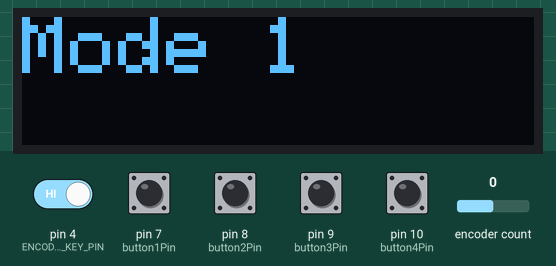
Recording of a sketch running on a simulated Arduino Leonardo, built with avr-gcc and run on an emulated ATmega32U4. Shown: 128×32 one-colour display. The test bench sets the inputs (shaded band); at power-on: pin 4 (ENCODER_KEY_PIN), pin 7 (button1Pin), pin 8 (button2Pin), pin 9 (button3Pin), pin 10 (button4Pin) HIGH, encoder count 0. USB keyboard and mouse output is not drawn.

Above: at 1.2 s.
1.3 s: pin 4 (ENCODER_KEY_PIN) driven LOW
At 1.45 s:
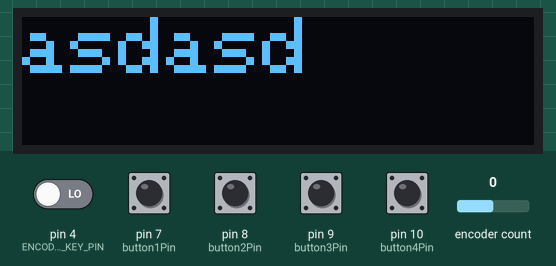
At 2.52 s:
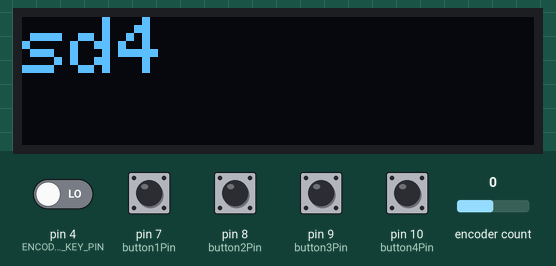
3.6 s: pin 4 (ENCODER_KEY_PIN) driven HIGH
Timing chart, 0 to 6.6 s (numbered marks = the images above; inputs shaded):
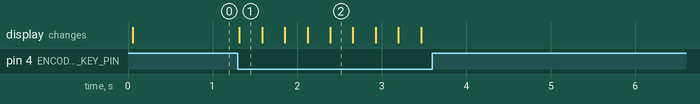

Measured:
- after the input at 1.3 s, the display: changes at once (image 1)
- after the input at 3.6 s, every drawn part: stays the same

The sketch:

kurs.ino
```cpp
#include <Wire.h>
#include <Adafruit_GFX.h>
#include <Adafruit_SSD1306.h>
#include <HID-Project.h>
#include <Encoder.h>

// --- OLED DISPLAY SETTINGS ---
#define SCREEN_WIDTH 128
#define SCREEN_HEIGHT 32
#define OLED_RESET -1
Adafruit_SSD1306 display(SCREEN_WIDTH, SCREEN_HEIGHT, &Wire, OLED_RESET);

// --- PIN DEFINITIONS ---
const int ENCODER_S1_PIN = 5;
const int ENCODER_S2_PIN = 6;
const int ENCODER_KEY_PIN = 4;

const int button1Pin = 7;
const int button2Pin = 8;
const int button3Pin = 9;
const int button4Pin = 10;


// --- ENCODER OBJECT ---
Encoder myEnc(ENCODER_S1_PIN, ENCODER_S2_PIN);

// --- BASE STRATEGY INTERFACE ---
class ModeStrategy {
public:
    virtual const char* getModeName() const = 0;
    virtual void execute(bool button1State, bool button2State, bool button3State, bool button4State) = 0;
    virtual ~ModeStrategy() = default;
};

// --- MODE STRATEGY CLASSES ---
class Mode_Mode_1 : public ModeStrategy {
public:
    const char* getModeName() const override { return "Mode 1"; }
    void execute(bool button1State, bool button2State, bool button3State, bool button4State) override {
        if (button1State) {
            Keyboard.press(KEY_LEFT_CTRL);
            Keyboard.press('c');
            delay(50);
            Keyboard.releaseAll();
        }
        if (button2State) {
            Keyboard.print("asd");
        }
        if (button3State) {
            Keyboard.print("qwe");
        }
        if (button4State) {
            Keyboard.print("wqe");
        }
    }
};

class Mode_asdasd : public ModeStrategy {
public:
    const char* getModeName() const override { return "asdasd"; }
    void execute(bool button1State, bool button2State, bool button3State, bool button4State) override {
        if (button1State) {
            Keyboard.print("qe");
        }
        if (button2State) {
            Keyboard.print("q");
        }
        if (button3State) {
            Keyboard.print("qq");
        }
        if (button4State) {
            Keyboard.press(KEY_LEFT_ALT);
            delay(50);
            Keyboard.releaseAll();
        }
    }
};

class Mode_sd4 : public ModeStrategy {
public:
    const char* getModeName() const override { return "sd4"; }
    void execute(bool button1State, bool button2State, bool button3State, bool button4State) override {
        if (button1State) {
        // No action defined
        }
        if (button2State) {
        // No action defined
        }
        if (button3State) {
            // No text to print
        }
        if (button4State) {
            Keyboard.print("pr");
        }
    }
};


// --- MODE CONTEXT ---
class ModeContext {
    ModeStrategy* strategies[3];
    int currentMode = 0;
public:
    ModeContext() {
        strategies[0] = new Mode_Mode_1();
        strategies[1] = new Mode_asdasd();
        strategies[2] = new Mode_sd4();
    }
    ~ModeContext() {
        for (int i = 0; i < 3; ++i) { delete strategies[i]; }
    }
    void switchMode() {
        currentMode = (currentMode + 1) % 3;
    }
    void executeCurrentMode(bool button1State, bool button2State, bool button3State, bool button4State) {
        strategies[currentMode]->execute(button1State, button2State, button3State, button4State);
    }
    const char* getCurrentModeName() const {
        return strategies[currentMode]->getModeName();
    }
};


// --- GLOBAL VARIABLES ---
ModeContext modeContext;
unsigned long lastDebounceTime = 0;
const int debounceDelay = 250;
long oldEncoderPosition = -999;

// --- HELPER FUNCTIONS ---
void setupDisplay() {
    if(!display.begin(SSD1306_SWITCHCAPVCC, 0x3C)) {
        for(;;); // Loop forever if display fails
    }
    display.clearDisplay();
    display.setTextSize(2);
    display.setTextColor(SSD1306_WHITE);
    display.display();
}

void updateDisplay(const char* modeName) {
    display.clearDisplay();
    display.setCursor(0, 0);
    display.println(modeName);
    display.display();
}

void handleEncoderRotation() {
    long newEncoderPosition = myEnc.read() / 4;
    if (newEncoderPosition != oldEncoderPosition) {
        if (newEncoderPosition > oldEncoderPosition) {
            Consumer.write(MEDIA_VOLUME_UP);
        } else {
            Consumer.write(MEDIA_VOLUME_DOWN);
        }
        oldEncoderPosition = newEncoderPosition;
    }
}

void handleEncoderButton() {
    if (digitalRead(ENCODER_KEY_PIN) == LOW) {
        if ((millis() - lastDebounceTime) > debounceDelay) {
            modeContext.switchMode();
            updateDisplay(modeContext.getCurrentModeName());
            lastDebounceTime = millis();
        }
    }
}

void setup() {
    pinMode(ENCODER_KEY_PIN, INPUT_PULLUP);
    pinMode(button1Pin, INPUT_PULLUP);
    pinMode(button2Pin, INPUT_PULLUP);
    pinMode(button3Pin, INPUT_PULLUP);
    pinMode(button4Pin, INPUT_PULLUP);

    Keyboard.begin();
    Consumer.begin();
    setupDisplay();
    updateDisplay(modeContext.getCurrentModeName());
}

void loop() {
    // 1. Handle encoder rotation (Volume) and button press (Switch Mode)
    handleEncoderRotation();
    handleEncoderButton();

    // 2. Read states of additional standard buttons
    bool button1State = (digitalRead(button1Pin) == LOW);
    bool button2State = (digitalRead(button2Pin) == LOW);
    bool button3State = (digitalRead(button3Pin) == LOW);
    bool button4State = (digitalRead(button4Pin) == LOW);

    // 3. Execute actions for the current mode based on standard buttons
    modeContext.executeCurrentMode(button1State, button2State, button3State, button4State);

    delay(10); // Small delay for stability
}
```
